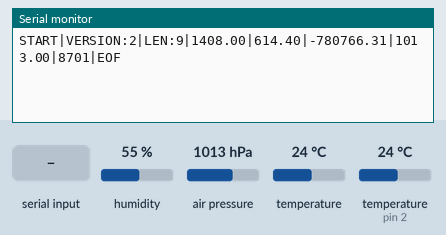
Simulated run of this sketch. Board: Arduino Uno, built with avr-gcc and run on an emulated ATmega328P. Parts: the last lines printed to the serial monitor. Wiring (inferred from the names in the program): DHT11 sensor: data pin 2. The inputs (shaded band) are chosen by the test bench; at power-on: humidity 55 %, air pressure 1013 hPa, temperature 24 °C, temperature (sensor on pin 2) 24 °C.

Above: at 1.6 s.
1.7 s: "HELP" received over Serial
At 3.5 s:
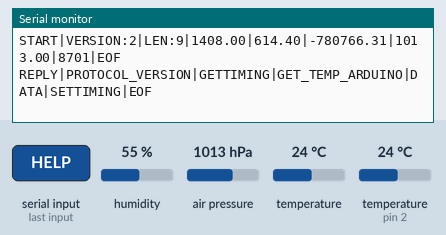
4.2 s: "PROTOCOL_VERSION" received over Serial
At 5.7 s:
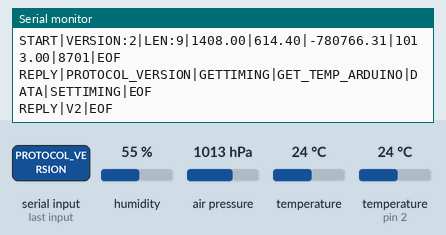
6.8 s: "GETTIMING" received over Serial
At 9.0 s:
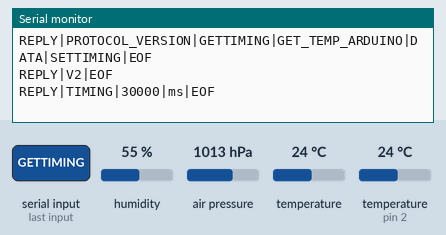
9.3 s: "GET_TEMP_ARDUINO" received over Serial
At 11.1 s:
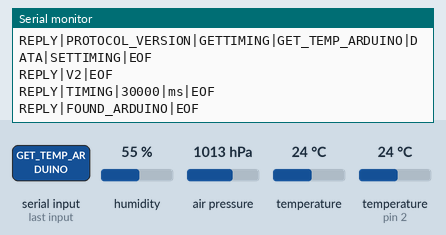
11.8 s: "SETTIMING|" received over Serial
At 14.0 s:
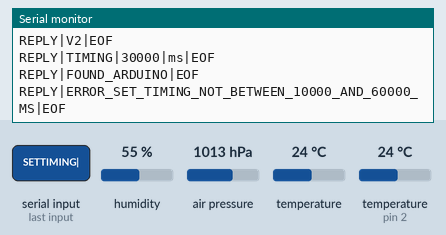
14.4 s: "90,45\n" received over Serial
At 16.9 s:
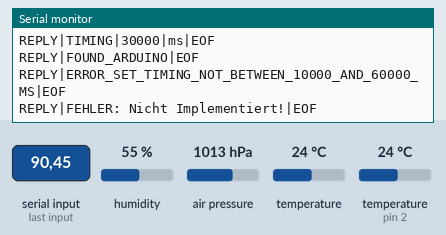

Measured:
- after the input at 1.7 s, the serial monitor: prints a new line after 1.1 s (image 1)
- after the input at 4.2 s, the serial monitor: prints a new line after 1.1 s (image 2)
- after the input at 6.8 s, the serial monitor: prints a new line after 1.1 s (image 3)
- after the input at 9.3 s, the serial monitor: prints a new line after 1.1 s (image 4)
- after the input at 11.8 s, the serial monitor: prints a new line after 1.1 s (image 5)
- after the input at 14.4 s, the serial monitor: prints a new line after 1.1 s (image 6)

The sketch:

tft_weatherstation_v5.ino
```cpp
#include <SFE_BMP180.h>
#include "DHT.h"
#include "eeproms.h"

#define DHTPIN 2
#define DHTTYPE DHT22
#define SERIALWAIT 200

long DELAY_TIME = 30000; //Delay Time between each processData() call (ms)

DHT dht(DHTPIN, DHTTYPE);
SFE_BMP180 pressure;

float h = 0;   //Luftfeuchte auslesen
float t = 0;   //Temperatur auslesen
float r = 0;   //Heat-Index berechnen
double p0 = 0; //Wert fuer Luftdruck

void initSerial(void)
{
  Serial.begin(9600);
  Serial.flush();

}

void initSensors(void)
{
  dht.begin();
  pressure.begin();
}

void setup(void)
{
  initSerial();
  initSensors();
}

void checkSerialData()
{
  for (int i = 1; i <=100; i++)
  {
    if ((Serial.available() > 0))
    {
      processIncomingData(Serial.readString());
      Serial.flush();
    }
    delay(DELAY_TIME / 100);
  }
}

void loop(void)
{
  processData();
  checkSerialData();
}

void processIncomingData(String data)
{
  if (data == "HELP")
  {
    Serial.println("REPLY|PROTOCOL_VERSION|GETTIMING|GET_TEMP_ARDUINO|DATA|SETTIMING|EOF");
    return;
  } else if (data == "PROTOCOL_VERSION")
  {
    Serial.println("REPLY|V2|EOF");
    return;
  } else if (data == "GETTIMING")
  {
    Serial.print("REPLY|TIMING|");
    Serial.print(DELAY_TIME);
    Serial.println("|ms|EOF");
    return;
  } else if (data == "GET_TEMP_ARDUINO")
  {
    Serial.println("REPLY|FOUND_ARDUINO|EOF");
    return;
  } else if (data == "DATA")
  {
    writeSerialProtocolV2(h, t, r, p0);
    return;
  } else if (data.startsWith("SETTIMING|"))
  {
    String tmp = data.substring(10);
    long newTiming = tmp.toInt();

    if (newTiming < 10000 || newTiming > 60000)
    {
      Serial.println("REPLY|ERROR_SET_TIMING_NOT_BETWEEN_10000_AND_60000_MS|EOF");
    } else
    {
      DELAY_TIME = newTiming;
      Serial.print("REPLY|OK_SET_TO_NEW_TIMING_");
      Serial.print(DELAY_TIME);
      Serial.println("_MS|EOF");
    }
    return;
  }

  Serial.println("REPLY|FEHLER: Nicht Implementiert!|EOF");
}


void writeSerialProtocolV2(float humanity, float temperature, float heatIndex, double airPressure)
{
  int sum = (int)humanity + (int)temperature + (int)heatIndex + (int)airPressure;
  Serial.print("START");
  Serial.print("|"); // delim
  Serial.print("VERSION:2"); // delim
  Serial.print("|"); // delim
  Serial.print("LEN:9"); // Ein Datagramm hat 9 Felder
  Serial.print("|"); // delim
  Serial.print(humanity); // Luftfeuchte
  Serial.print("|"); // delim
  Serial.print(temperature); // Temperatur
  Serial.print("|"); // delim
  Serial.print(heatIndex); // HeatIndex
  Serial.print("|");
  Serial.print(airPressure); //Luftdruck millibar
  Serial.print("|"); // delim
  Serial.print(sum);
  Serial.print("|"); // delim
  Serial.println("EOF");
  Serial.flush();
  delay(SERIALWAIT);
}


bool getPressure(double * value)
{
  double T,P;
  char st;

  st = pressure.startTemperature();

  if (st != 0)
  {
    delay(st);
    st = pressure.getTemperature(T);
  }

  st = pressure.startPressure(3);

  if (st != 0)
  {
    delay(st);

    st = pressure.getPressure(P,T);

    if (st != 0)
    {
      *value = P;
      return true;
    }
  }
  return false;
}

void processData()
{
  h = dht.readHumidity();     //Luftfeuchte auslesen
  t = dht.readTemperature();  //Temperatur auslesen
  r = dht.computeHeatIndex(t, h, false); //Heat-Index berechnen
  p0 = 0; //Wert fuer Luftdruck
  bool pressAvailable = getPressure(&p0); //Luftdruck lesen

  if (isnan(t) || isnan(h) || isnan(r) || !pressAvailable) //Fehler beim Lesen eines der Daten
  {
    if (Serial)
    {
      Serial.println("Fehler: Daten konnten gelesen werden!");
      Serial.flush();
    }
  }
  else
  {
    writeSerialProtocolV2(h, t, r, p0);
  }

}
```

DHT.cpp
```cpp
// (licence header left out)
#include "DHT.h"

#define MIN_INTERVAL 2000

DHT::DHT(uint8_t pin, uint8_t type, uint8_t count) {
  _pin = pin;
  _type = type;
  #ifdef __AVR
    _bit = digitalPinToBitMask(pin);
    _port = digitalPinToPort(pin);
  #endif
  _maxcycles = microsecondsToClockCycles(1000);  // 1 millisecond timeout for
                                                 // reading pulses from DHT sensor.
  // Note that count is now ignored as the DHT reading algorithm adjusts itself
  // basd on the speed of the processor.
}

void DHT::begin(void) {
  // set up the pins!
  pinMode(_pin, INPUT_PULLUP);
  // Using this value makes sure that millis() - lastreadtime will be
  // >= MIN_INTERVAL right away. Note that this assignment wraps around,
  // but so will the subtraction.
  _lastreadtime = -MIN_INTERVAL;
  DEBUG_PRINT("Max clock cycles: "); DEBUG_PRINTLN(_maxcycles, DEC);
}

//boolean S == Scale.  True == Fahrenheit; False == Celcius
float DHT::readTemperature(bool S, bool force) {
  float f = NAN;

  if (read(force)) {
    switch (_type) {
    case DHT11:
      f = data[2];
      if(S) {
        f = convertCtoF(f);
      }
      break;
    case DHT22:
    case DHT21:
      f = data[2] & 0x7F;
      f *= 256;
      f += data[3];
      f *= 0.1;
      if (data[2] & 0x80) {
        f *= -1;
      }
      if(S) {
        f = convertCtoF(f);
      }
      break;
    }
  }
  return f;
}

float DHT::convertCtoF(float c) {
  return c * 1.8 + 32;
}

float DHT::convertFtoC(float f) {
  return (f - 32) * 0.55555;
}

float DHT::readHumidity(bool force) {
  float f = NAN;
  if (read()) {
    switch (_type) {
    case DHT11:
      f = data[0];
      break;
    case DHT22:
    case DHT21:
      f = data[0];
      f *= 256;
      f += data[1];
      f *= 0.1;
      break;
    }
  }
  return f;
}

//boolean isFahrenheit: True == Fahrenheit; False == Celcius
float DHT::computeHeatIndex(float temperature, float percentHumidity, bool isFahrenheit) {
  // Using both Rothfusz and Steadman's equations
  // http://www.wpc.ncep.noaa.gov/html/heatindex_equation.shtml
  float hi;

  if (!isFahrenheit)
    temperature = convertCtoF(temperature);

  hi = 0.5 * (temperature + 61.0 + ((temperature - 68.0) * 1.2) + (percentHumidity * 0.094));

  if (hi > 79) {
    hi = -42.379 +
             2.04901523 * temperature +
            10.14333127 * percentHumidity +
            -0.22475541 * temperature*percentHumidity +
            -0.00683783 * pow(temperature, 2) +
            -0.05481717 * pow(percentHumidity, 2) +
             0.00122874 * pow(temperature, 2) * percentHumidity +
             0.00085282 * temperature*pow(percentHumidity, 2) +
            -0.00000199 * pow(temperature, 2) * pow(percentHumidity, 2);

    if((percentHumidity < 13) && (temperature >= 80.0) && (temperature <= 112.0))
      hi -= ((13.0 - percentHumidity) * 0.25) * sqrt((17.0 - abs(temperature - 95.0)) * 0.05882);

    else if((percentHumidity > 85.0) && (temperature >= 80.0) && (temperature <= 87.0))
      hi += ((percentHumidity - 85.0) * 0.1) * ((87.0 - temperature) * 0.2);
  }

  return isFahrenheit ? hi : convertFtoC(hi);
}

boolean DHT::read(bool force) {
  // Check if sensor was read less than two seconds ago and return early
  // to use last reading.
  uint32_t currenttime = millis();
  if (!force && ((currenttime - _lastreadtime) < 2000)) {
    return _lastresult; // return last correct measurement
  }
  _lastreadtime = currenttime;

  // Reset 40 bits of received data to zero.
  data[0] = data[1] = data[2] = data[3] = data[4] = 0;

  // Send start signal.  See DHT datasheet for full signal diagram:
  //   http://www.adafruit.com/datasheets/Digital%20humidity%20and%20temperature%20sensor%20AM2302.pdf

  // Go into high impedence state to let pull-up raise data line level and
  // start the reading process.
  digitalWrite(_pin, HIGH);
  delay(250);

  // First set data line low for 20 milliseconds.
  pinMode(_pin, OUTPUT);
  digitalWrite(_pin, LOW);
  delay(20);

  uint32_t cycles[80];
  {
    // Turn off interrupts temporarily because the next sections are timing critical
    // and we don't want any interruptions.
    InterruptLock lock;

    // End the start signal by setting data line high for 40 microseconds.
    digitalWrite(_pin, HIGH);
    delayMicroseconds(40);

    // Now start reading the data line to get the value from the DHT sensor.
    pinMode(_pin, INPUT_PULLUP);
    delayMicroseconds(10);  // Delay a bit to let sensor pull data line low.

    // First expect a low signal for ~80 microseconds followed by a high signal
    // for ~80 microseconds again.
    if (expectPulse(LOW) == 0) {
      DEBUG_PRINTLN(F("Timeout waiting for start signal low pulse."));
      _lastresult = false;
      return _lastresult;
    }
    if (expectPulse(HIGH) == 0) {
      DEBUG_PRINTLN(F("Timeout waiting for start signal high pulse."));
      _lastresult = false;
      return _lastresult;
    }

    // Now read the 40 bits sent by the sensor.  Each bit is sent as a 50
    // microsecond low pulse followed by a variable length high pulse.  If the
    // high pulse is ~28 microseconds then it's a 0 and if it's ~70 microseconds
    // then it's a 1.  We measure the cycle count of the initial 50us low pulse
    // and use that to compare to the cycle count of the high pulse to determine
    // if the bit is a 0 (high state cycle count < low state cycle count), or a
    // 1 (high state cycle count > low state cycle count). Note that for speed all
    // the pulses are read into a array and then examined in a later step.
    for (int i=0; i<80; i+=2) {
      cycles[i]   = expectPulse(LOW);
      cycles[i+1] = expectPulse(HIGH);
    }
  } // Timing critical code is now complete.

  // Inspect pulses and determine which ones are 0 (high state cycle count < low
  // state cycle count), or 1 (high state cycle count > low state cycle count).
  for (int i=0; i<40; ++i) {
    uint32_t lowCycles  = cycles[2*i];
    uint32_t highCycles = cycles[2*i+1];
    if ((lowCycles == 0) || (highCycles == 0)) {
      DEBUG_PRINTLN(F("Timeout waiting for pulse."));
      _lastresult = false;
      return _lastresult;
    }
    data[i/8] <<= 1;
    // Now compare the low and high cycle times to see if the bit is a 0 or 1.
    if (highCycles > lowCycles) {
      // High cycles are greater than 50us low cycle count, must be a 1.
      data[i/8] |= 1;
    }
    // Else high cycles are less than (or equal to, a weird case) the 50us low
    // cycle count so this must be a zero.  Nothing needs to be changed in the
    // stored data.
  }

  DEBUG_PRINTLN(F("Received:"));
  DEBUG_PRINT(data[0], HEX); DEBUG_PRINT(F(", "));
  DEBUG_PRINT(data[1], HEX); DEBUG_PRINT(F(", "));
  DEBUG_PRINT(data[2], HEX); DEBUG_PRINT(F(", "));
  DEBUG_PRINT(data[3], HEX); DEBUG_PRINT(F(", "));
  DEBUG_PRINT(data[4], HEX); DEBUG_PRINT(F(" =? "));
  DEBUG_PRINTLN((data[0] + data[1] + data[2] + data[3]) & 0xFF, HEX);

  // Check we read 40 bits and that the checksum matches.
  if (data[4] == ((data[0] + data[1] + data[2] + data[3]) & 0xFF)) {
    _lastresult = true;
    return _lastresult;
  }
  else {
    DEBUG_PRINTLN(F("Checksum failure!"));
    _lastresult = false;
    return _lastresult;
  }
}

// Expect the signal line to be at the specified level for a period of time and
// return a count of loop cycles spent at that level (this cycle count can be
// used to compare the relative time of two pulses).  If more than a millisecond
// ellapses without the level changing then the call fails with a 0 response.
// This is adapted from Arduino's pulseInLong function (which is only available
// in the very latest IDE versions):
//   https://github.com/arduino/Arduino/blob/master/hardware/arduino/avr/cores/arduino/wiring_pulse.c
uint32_t DHT::expectPulse(bool level) {
  uint32_t count = 0;
  // On AVR platforms use direct GPIO port access as it's much faster and better
  // for catching pulses that are 10's of microseconds in length:
  #ifdef __AVR
    uint8_t portState = level ? _bit : 0;
    while ((*portInputRegister(_port) & _bit) == portState) {
      if (count++ >= _maxcycles) {
        return 0; // Exceeded timeout, fail.
      }
    }
  // Otherwise fall back to using digitalRead (this seems to be necessary on ESP8266
  // right now, perhaps bugs in direct port access functions?).
  #else
    while (digitalRead(_pin) == level) {
      if (count++ >= _maxcycles) {
        return 0; // Exceeded timeout, fail.
      }
    }
  #endif

  return count;
}
```

DHT.h
```cpp
// (licence header left out)
#ifndef DHT_H
#define DHT_H

#if ARDUINO >= 100
 #include "Arduino.h"
#else
 #include "WProgram.h"
#endif


// Uncomment to enable printing out nice debug messages.
//#define DHT_DEBUG

// Define where debug output will be printed.
#define DEBUG_PRINTER Serial

// Setup debug printing macros.
#ifdef DHT_DEBUG
  #define DEBUG_PRINT(...) { DEBUG_PRINTER.print(__VA_ARGS__); }
  #define DEBUG_PRINTLN(...) { DEBUG_PRINTER.println(__VA_ARGS__); }
#else
  #define DEBUG_PRINT(...) {}
  #define DEBUG_PRINTLN(...) {}
#endif

// Define types of sensors.
#define DHT11 11
#define DHT22 22
#define DHT21 21
#define AM2301 21


class DHT {
  public:
   DHT(uint8_t pin, uint8_t type, uint8_t count=6);
   void begin(void);
   float readTemperature(bool S=false, bool force=false);
   float convertCtoF(float);
   float convertFtoC(float);
   float computeHeatIndex(float temperature, float percentHumidity, bool isFahrenheit=true);
   float readHumidity(bool force=false);
   boolean read(bool force=false);

 private:
  uint8_t data[5];
  uint8_t _pin, _type;
  #ifdef __AVR
    // Use direct GPIO access on an 8-bit AVR so keep track of the port and bitmask
    // for the digital pin connected to the DHT.  Other platforms will use digitalRead.
    uint8_t _bit, _port;
  #endif
  uint32_t _lastreadtime, _maxcycles;
  bool _lastresult;

  uint32_t expectPulse(bool level);

};

class InterruptLock {
  public:
   InterruptLock() {
    noInterrupts();
   }
   ~InterruptLock() {
    interrupts();
   }

};

#endif
```

eeproms.h
```cpp
#ifndef  EEPROM_ROUTINES
#define  EEPROM_ROUTINES

#if defined(ARDUINO) && ARDUINO >= 100
#include "Arduino.h"
#else
#include "WProgram.h"
#endif
#include <Wire.h>

template <class T>
uint16_t writeObjectSimple(uint8_t i2cAddr, uint16_t addr, const T& value) {

	const uint8_t* p = (const uint8_t*)(const void*)&value;
	uint16_t i;
	for (i = 0; i < sizeof(value); i++) {
		Wire.beginTransmission(i2cAddr);
		Wire.write((uint16_t)(addr >> 8));  // MSB
		Wire.write((uint16_t)(addr & 0xFF));// LSB
		Wire.write(*p++);
		Wire.endTransmission();
		addr++;
		delay(5);  //max time for writing in 24LC256
	}
	return i;
}


template <class T>
uint16_t readObjectSimple(uint8_t i2cAddr, uint16_t addr, T& value) {

	uint8_t* p = (uint8_t*)(void*)&value;
	uint8_t objSize = sizeof(value);
	uint16_t i;
	for (i = 0; i < objSize; i++) {
		Wire.beginTransmission(i2cAddr);
		Wire.write((uint16_t)(addr >> 8));  // MSB
		Wire.write((uint16_t)(addr & 0xFF));// LSB
		Wire.endTransmission();
		Wire.requestFrom(i2cAddr, (uint8_t)1);
		if (Wire.available()) {
			*p++ = Wire.read();
		}
		addr++;
	}
	return i;
}

#endif
```

Source omitted: TSL2561.cpp (8147 bytes), TSL2561.h (7998 bytes)
